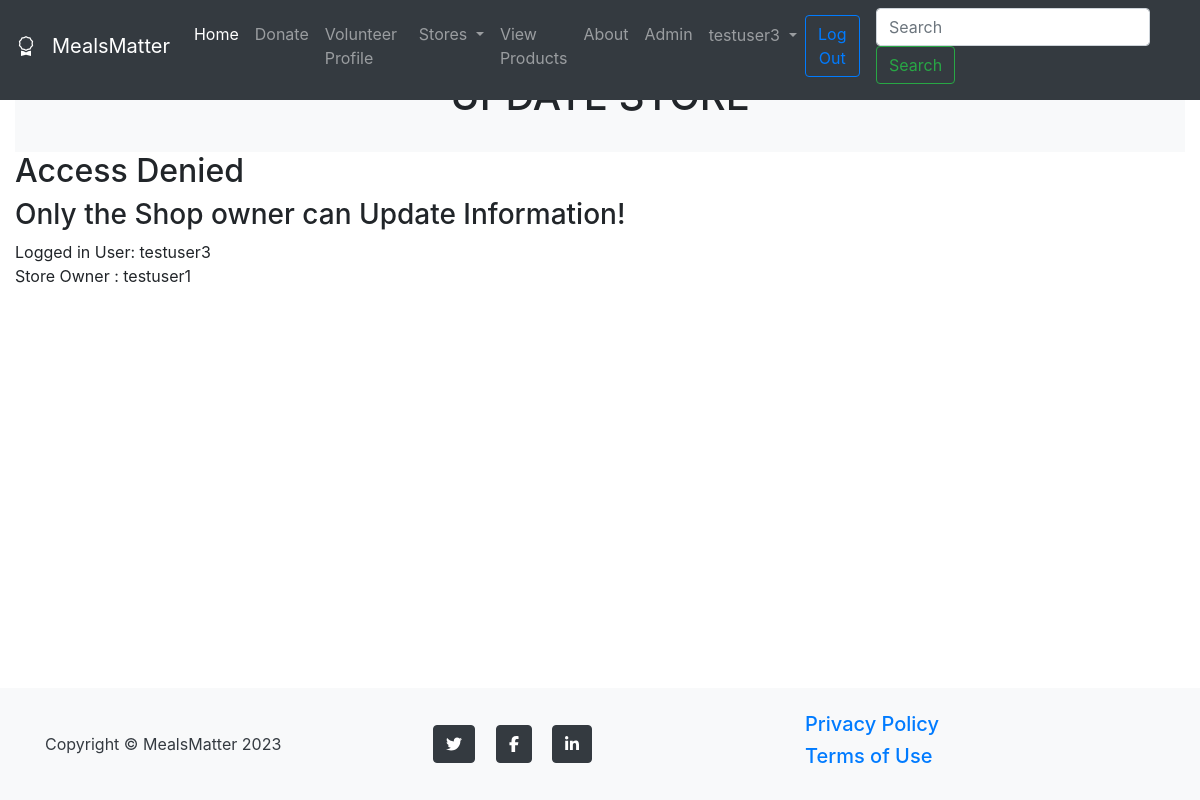
The app's page /stores/upd-store/12 (signed in), older data.
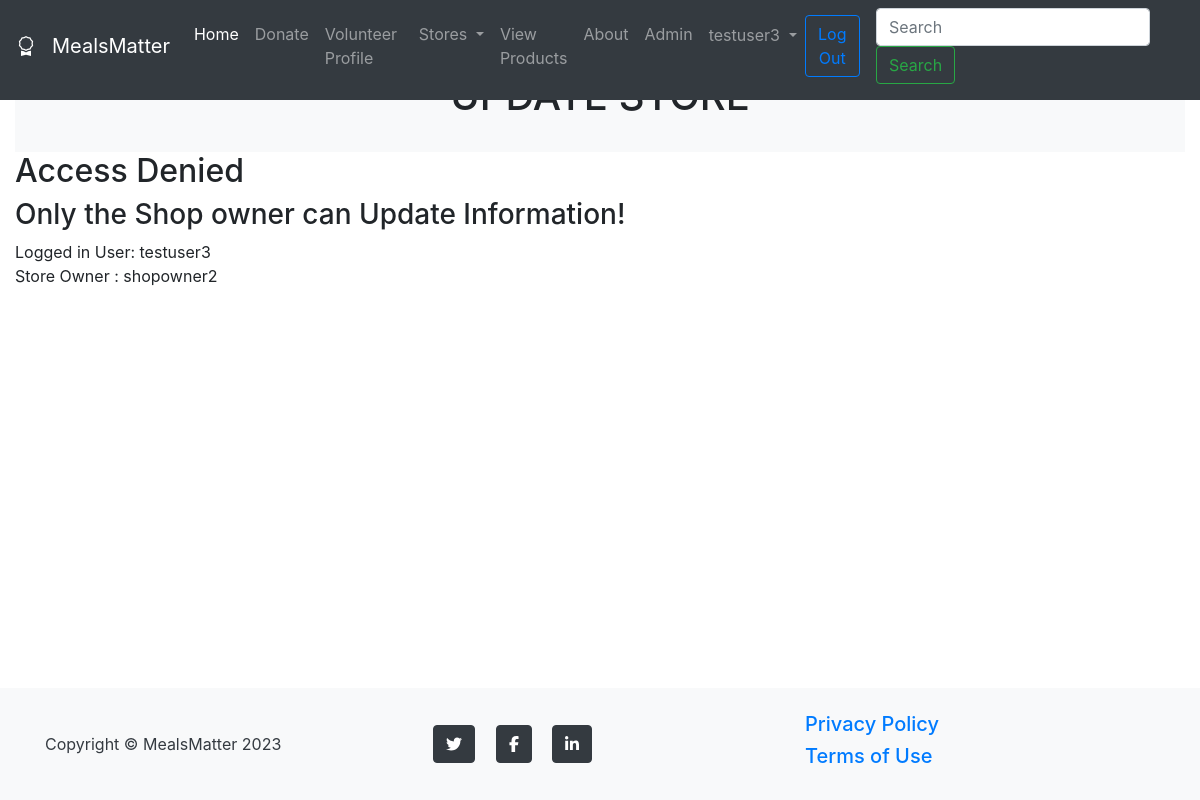
The same page, newer data.
### stores/models.py (models this page shows, shortened)
class Store(models.Model):
    name = models.CharField(max_length=100)
    location = models.CharField(choices=locations, max_length=100)
    owner = models.OneToOneField(User, default=None, on_delete=models.CASCADE)
    store_img = models.ImageField(upload_to="images/stores/", null=True, blank=True)

### stores/views.py (the view)
# urls.py: path('upd-store/<int:s_id>', views.upd_store, name = 'upd-store'),
def upd_store(request, s_id):
    store = Store.objects.get(pk=s_id)
    if request.user.is_superuser:
        form = ShopUpdationForm(request.POST or None, instance=store)
    else:
        form = ShopUpdationFormUser(request.POST or None, instance=store)
    if form.is_valid():
        form.save()
        return redirect("view-shop")
    return render(request, 'update_store.html', {
        'store': store,
        'form': form
    })

### stores/forms.py
class ShopUpdationFormUser(forms.ModelForm):
    class Meta:
        model = Store
        fields = [
            'name',
            'location',
            'store_img'
        ]

### stores/templates/update_store.html (shortened to what this page needs)
{% extends 'navbar.html' %}
{% block content %}
    <section class="page-section bg-light" id="portfolio">
            <div class="container">
                <div class="text-center">
                    <h1 class="section-heading text-uppercase">Update Store</h1>
                    <br>
                </div>
            </div>
        </section>
{% if user.is_authenticated %}
    {% if user == store.owner %}
    <h1>{{ store }} </h1>
    <br>
    Logged in as: {{ user }}<br>
    Store Owner : {{ store.owner }}<br>
    <br>
    <div class="wrapper fadeInDown">
    <div id="formContent">
    <form  method="post" enctype=
            "multipart/form-data">
    {% csrf_token %}
    <table class="table table-striped">
        <thead>
        <tr>
            <th scope="col"> {{ form.name.label_tag}}</th>
            <th scope="col"> {{ form.name}}</th>
        </tr>
        <tr>
            <th scope="col"> {{ form.location.label_tag}}</th>
            <th scope="col"> {{ form.location}}</th>
        </tr>
        <tr>
            <th scope="col"> {{ form.owner.label_tag}}</th>
            <th scope="col"> {{ form.owner}}</th>
        </tr>
        <tr>
            <th scope="col"> {{ form.store_img.label_tag}}</th>
            <th scope="col"> {{ form.store_img}}</th>
        </tr>
        </thead>
    </table>
<button class="btn btn-primary" type="submit">Submit</button>
</form>
</div>
</div>
        {% else %}
        <h2>Access Denied</h2>
        <h3>Only the Shop owner can Update Information!</h3>
        Logged in User: {{ user }}<br>
        Store Owner : {{ store.owner }}<br><br>
        {% endif %}
{% else %}
    <h1>Sorry! You must be logged in to access this page!</h1>
    <br>
    <h3><a href="{% url 'login' %}">Click Here to Login</a></h3>
</form>
{% endif %}
    <footer class="footer py-4 bg-light text-dark fixed-bottom">
            <div class="container">
                <div class="row align-items-center">
                    <div class="col-lg-4 text-lg-start">Copyright &copy; MealsMatter 2023</div>
                    <div class="col-lg-4 my-3 my-lg-0">
                        <a class="btn btn-dark btn-social mx-2" href="#!" aria-label="Twitter"><i class="fab fa-twitter"></i></a>
                        <a class="btn btn-dark btn-social mx-2" href="#!" aria-label="Facebook"><i class="fab fa-facebook-f"></i></a>
                        <a class="btn btn-dark btn-social mx-2" href="#!" aria-label="LinkedIn"><i class="fab fa-linkedin-in"></i></a>
                    </div>
                    <div class="col-lg-4 text-lg-end">
                       <h5 class="text-light"><a class="link-white text-decoration-none me-5" href="#!">Privacy Policy</a></h5>
                        <h5 class="text-light"><a class="link-dark text-decoration-none" href="#!">Terms of Use</a></h5>
                    </div>
                </div>
            </div>
</footer>
{% endblock %}

Row changes from the older to the newer data that the page shows:
changed Store: owner "testuser1" → "shopowner2"
